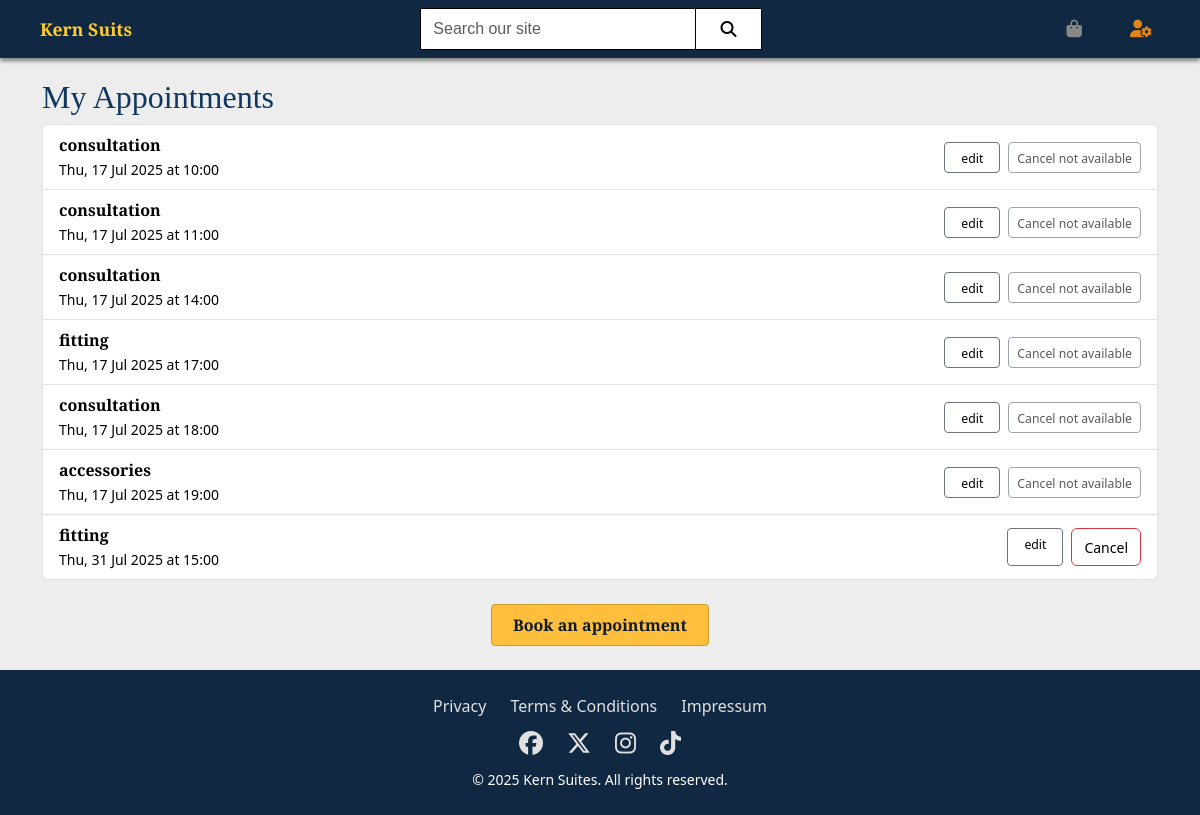
/user/manage_appointments (signed in), run on an earlier commit of the app's database.
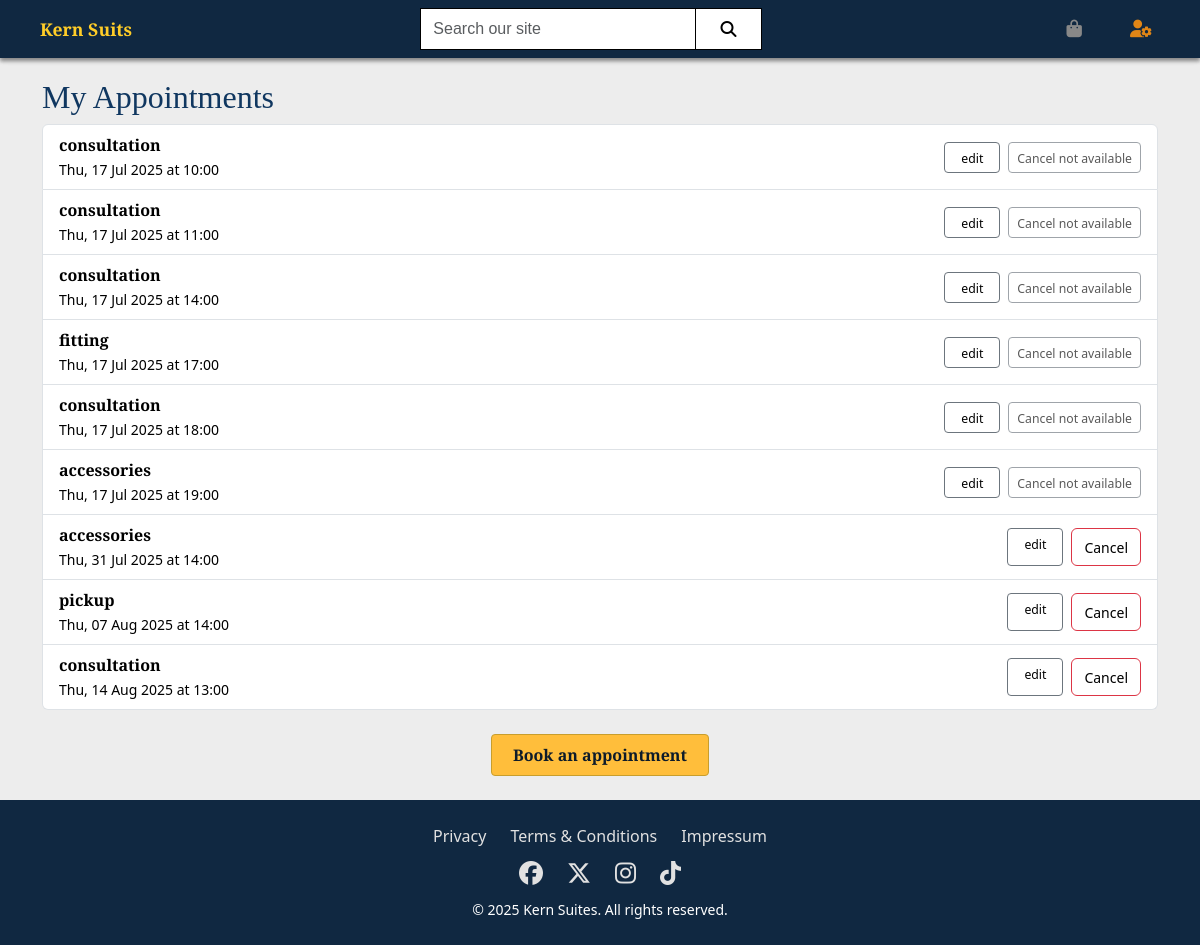
And on a later commit of the database.
### appointments/models.py (models this page shows, shortened)
class Appointment(models.Model):
    APPOINTMENT_TYPES = [
        ("consultation", "Consultation"),
        ("fitting", "Fitting"),
        ("accessories", "Accessories advice"),
        ("pickup", "Pickup and check"),
    ]
    user = models.ForeignKey(User, on_delete=models.CASCADE)
    start_datetime = models.DateTimeField()
    end_datetime = models.DateTimeField(blank=True, null=True)
    appointment_type = models.CharField(
        max_length=20,
        choices=APPOINTMENT_TYPES,
        default="consultation"
    )
    comment = models.TextField(blank=True, null=True)

### user/views.py (the view)
# urls.py: path('manage_appointments', views.manage_appointments, name="manage_appointments"),
@login_required
def manage_appointments(request):
    user_appointments = Appointment.objects.filter(user=request.user).order_by("start_datetime")
    today = date.today()
    cancel_threshold = today + timedelta(days=7)
    context = {
        "user_appointments": user_appointments,
        "today": today,
        "cancel_threshold": cancel_threshold,
    }
    return render(request, "user/manage_appointments.html", context)

### bag/contexts.py (called while the page is built, shortened)
def bag_contents(request):
    bag = request.session.get("bag", {})
    bag_items = []
    total = 0
    variant_count = 0
    delivery_cost = 0
    context = {
        "bag_items": bag_items,
        "grand_total": total,
        "variant_count": variant_count,
        "delivery_cost": delivery_cost,
    }
    return context

### user/templates/user/manage_appointments.html (shortened to what this page needs)
{% extends "user/base.html" %}
{% load static %}
{% block extra_css %}
<link rel="stylesheet" href="{% static 'user/css/manage_appointments.css' %}">
{% endblock %}
{% block content %}
<main>
    <div class="container">
        <h2>My Appointments</h2>
        {% if user_appointments %}
        <ul class="list-group mb-4">
            {% for appt in user_appointments %}
            <li class="list-group-item d-flex justify-content-between align-items-center">
                <div>
                    <strong style="font-family: 'Cinzel', serif;">{{ appt.appointment_type }}</strong><br>
                    <small>{{ appt.start_datetime|date:"D, d M Y" }} at {{ appt.start_datetime|time:"H:i" }}</small>
                </div>
                <div class="d-flex gap-2">
                    <a href="{% url 'edit_appointment' appt.id %}" class="btn btn-sm btn-outline-secondary ps-3 pe-3">
                        <small>edit</small>
                    </a>
                    {% if appt.start_datetime.date >= cancel_threshold %}
                    <a href="#" class="btn  btn-outline-danger">
                        <small>Cancel</small>
                    </a>
                    {% else %}
                    <button class="btn btn-sm btn-outline-secondary" disabled>
                        <small>Cancel not available</small>
                    </button>
                    {% endif %}
                </div>
            </li>
            {% endfor %}
        </ul>
        {% else %}
        <p>You have no appointments yet.</p>
        {% endif %}
        <div class="d-flex justify-content-center mb-4">
            <a href="{% url 'appointments' %}" class="btn btn-light">
                Book an appointment
            </a>
        </div>
    </div>
</main>
{% endblock %}

### user/templates/user/base.html (shortened to what this page needs)
{% load static %}
<!DOCTYPE html>
<html lang="en" data-theme="light">
<head>
    {% block core_css %}
    <link rel="stylesheet" href="{% static 'user/css/base.css' %}">
    <link href="https://cdn.jsdelivr.net/npm/bootstrap@5.3.7/dist/css/bootstrap.min.css" rel="stylesheet">
    <link href="https://cdnjs.cloudflare.com/ajax/libs/font-awesome/6.5.0/css/all.min.css" rel="stylesheet">
    {% endblock %}
    {% block extra_css%}
    {% endblock %}
</head>
<body class="d-flex flex-column min-vh-100">
    <header class="fixed-top">
        <div class="d-none d-md-block">
            {% include "includes/shop_navbar_desktop.html" %}
        </div>
    </header>
    {% block content %}
    {% endblock %}
    <footer class="container-fluid py-4">
        <div class="row text-center ">
            <div class="col-12 mb-4">
                <div class="d-flex justify-content-center flex-wrap gap-4">
                    <a href="{% url 'privacy' %}">Privacy</a>
                    <a href="{% url 'terms_conditions' %}">Terms & Conditions</a>
                    <a href="{% url 'impressum' %}">Impressum</a>
                </div>
            </div>
            <div class="col-12 mb-4">
                <div class="d-flex justify-content-center flex-wrap gap-4 ">
                    <a href="https://www.facebook.com" target="_blank" rel="noopener noreferrer" class="fab fa-facebook fa-xl"></a>
                    <a href="https://www.x.com" target="_blank" rel="noopener noreferrer" class="fab fa-x-twitter fa-xl"></a>
                    <a href="https://www.instagram.com" target="_blank" rel="noopener noreferrer" class="fab fa-instagram fa-xl"></a>
                    <a href="https://www.tiktok.com" target="_blank" rel="noopener noreferrer" class="fab fa-tiktok fa-xl"></a>
                </div>
            </div>
            <div class="col-12 ">
                <small class="text-center text-white">
                    &copy; 2025 Kern Suites. All rights reserved.
                </small>
            </div>
        </div>
    </footer>
</body>
</html>

### templates/includes/shop_navbar_desktop.html (shortened to what this page needs)
<nav class="navbar navbar-expand-md px-4">
    <a class="navbar-brand fw-bold nav-link" href="{% url 'home' %}"> Kern Suits</a>
    <div class="collapse navbar-collapse justify-content-end">
        <form method="GET" action="{% url 'products' %}">
            <div class="input-group w-100">
                <input class="form-control border border-black rounded-0" type="text" name="q"
                    placeholder="Search our site">
                <div class="input-group-append me-2 ">
                    <button class="form-control btn btn-white border border-black rounded-0 me-2" type="submit">
                        <span class="icon">
                            <i class="fas fa-search"></i>
                        </span>
                    </button>
                </div>
            </div>
        </form>
        <ul class="navbar-nav align-items-center">
            <li class="nav-item">
                <a class="nav-link hover" href="{% url 'bag' %}">
                    <i class="fas fa-bag-shopping" style="color: var(--nav-icon);"></i>
                </a>
            </li>
            <li class="nav-item dropdown">
                <a class="nav-link hover"
                    href="#" data-bs-toggle="dropdown" aria-haspopup="true" id="user-options" role="button">
                    {% if request.user.is_authenticated %}
                        {% if request.user.is_superuser %}
                            <i class="fas fa-user-cog" style="color: var(--text-admin);"></i>
                        {% else %}
                            <i class="fas fa-user-circle" style="color: var(--nav-icon);"></i>
                        {% endif %}
                    {% else %}
                        <i class="fas fa-user" style="color: var(--nav-icon);"></i>
                    {% endif %}
                </a>
            </li>
        </ul>
    </div>
</nav>

### user/static/user/css/base.css (style rules this page uses)
[data-theme] body { background-color: var(--bgDefault2); }

### user/static/user/css/manage_appointments.css (style rules this page uses)
[data-theme] main { min-height: 75vh; width: 100%; padding-top: 20px; }
.list-group-item a.btn { text-decoration: none; }
@media (min-width:768px) { [data-theme] main { min-width: 700px; } }
@media (min-width:992px) { [data-theme] main { min-width: 900px; } }

### static/css/themes.css (style rules this page uses)
:root { --text1: #000000; --text2: #0d1b2a; --text3: #102841; --text-admin: #e18616; --title1: #0a2540; --title2: #103760; --link: #1573d7; --link-hover: #298bf3; --bgDefault: #ffffff; --bgDefault2: #ededed; --bgcontrast: #102841; --act1-bg: #ffbe3b; --act1-text: #0d1b2a; --act1-border: #c89e2d; --act1-bg-hover: #0d1b2a; --act1-text-hover: #f3c83c; --act2-bg: #0d1b2a; --act2-text: #ffcd28; --act2-bg-hover: #d4af37; --act2-text-hover: #0d1b2a; --color1: #102841; --color3: #d4af37; --color4: #c89e2d; --color5: #f2f2f2; --nav-bg: #102841; --nav-title: #ffffff; --nav-link: #ffcd28; --nav-link-hover: #ffffff; --nav-icon: rgb(136, 136, 136); }
* { color: var(--text1); }
a { color: var(--link); text-decoration: none; font-weight: 500; }
[data-theme] nav, [data-theme] header, [data-theme] .dropdown-menu { background-color: var(--nav-bg); box-sizing: border-box; box-shadow: 0px 3px 4px #00000040; }
[data-theme] header .nav-link, [data-theme] .dropdown-menu a { margin: 0 1rem; text-decoration: none; color: var(--nav-link); font-size: 1.1rem; }
[data-theme] footer { background-color: var(--nav-bg); box-sizing: border-box; }
[data-theme] footer * { text-decoration: none; color: #e1e1e1; }
.btn-white { display: inline-block; padding: 0.5rem 1.3rem; background: var(--bgDefault); color: var(--text3); text-decoration: none; border-radius: 4px; border: 1px solid var(--bgDefault2); font-weight: bold; transition: background-color 0.3s ease; font-family: "Cinzel", serif; }
.btn-light { display: inline-block; padding: 0.5rem 1.3rem; background: var(--act1-bg); color: var(--act1-text); text-decoration: none; border-radius: 4px; border: 1px solid var(--act1-border); font-weight: bold; transition: background-color 0.3s ease; font-family: "Cinzel", serif; }
.hover { transition: color 0.3s ease; }
[data-theme] form input { font-family: "Calibry", sans-serif; }

### static/css/layout.css (style rules this page uses)
:root { --nav-height: 58px; --padding-horizontal: 15px; }
* { margin: 0; padding: 0; }
h1, h2, h3, h4, h5, h6 { color: var(--title2); font-family: 'Cinzel', serif; }
main, [data-theme] .main { margin-top: var(--nav-height); align-self: flex-start; }
[data-theme] nav, [data-theme] header { font-family: 'Cinzel', serif; }
[data-theme] header form { width: 100%; max-width: 350px; margin: 0 auto; }
.row { height: 100%; }
@media (min-width:992px) { .row * { margin-top: 0; } }

What changed in the data, as far as the page shows it:
removed Appointment: appointment_type "fitting", start_datetime "Thu, 31 Jul 2025", start_datetime "15:00", shows "Cancel"
added Appointment: appointment_type "accessories", start_datetime "Thu, 31 Jul 2025", start_datetime "14:00", shows "Cancel"
added Appointment: appointment_type "pickup", start_datetime "Thu, 07 Aug 2025", start_datetime "14:00", shows "Cancel"
added Appointment: appointment_type "consultation", start_datetime "Thu, 14 Aug 2025", start_datetime "13:00", shows "Cancel"
